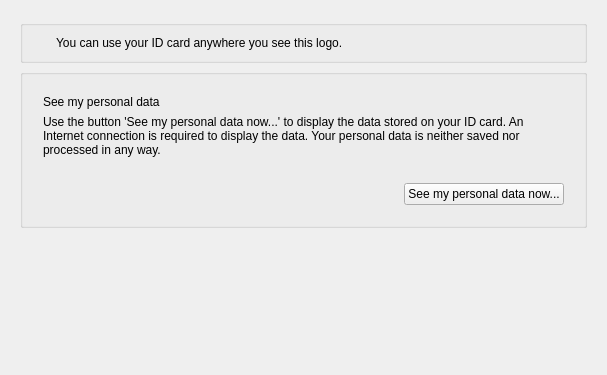
<?xml version="1.0" encoding="UTF-8"?>
<ui version="4.0">
 <class>SelfInformationWidget</class>
 <widget class="QWidget" name="SelfInformationWidget">
  <property name="geometry">
   <rect>
    <x>0</x>
    <y>0</y>
    <width>607</width>
    <height>375</height>
   </rect>
  </property>
  <layout class="QVBoxLayout" name="verticalLayout">
   <property name="leftMargin">
    <number>20</number>
   </property>
   <property name="topMargin">
    <number>20</number>
   </property>
   <property name="rightMargin">
    <number>20</number>
   </property>
   <property name="bottomMargin">
    <number>20</number>
   </property>
   <item>
    <widget class="QGroupBox" name="descriptionGroupBox">
     <layout class="QVBoxLayout" name="verticalLayout_3">
      <property name="leftMargin">
       <number>20</number>
      </property>
      <property name="topMargin">
       <number>10</number>
      </property>
      <property name="rightMargin">
       <number>20</number>
      </property>
      <property name="bottomMargin">
       <number>10</number>
      </property>
      <item>
       <layout class="QGridLayout" name="gridLayout" columnstretch="0,1">
        <item row="0" column="0">
         <widget class="QLabel" name="descriptionLogoLabel">
          <property name="focusPolicy">
           <enum>Qt::TabFocus</enum>
          </property>
          <property name="accessibleName">
           <string>eID Logo</string>
          </property>
          <property name="alignment">
           <set>Qt::AlignLeading|Qt::AlignLeft|Qt::AlignVCenter</set>
          </property>
         </widget>
        </item>
        <item row="0" column="1">
         <widget class="QLabel" name="descriptionLogoInfo">
          <property name="focusPolicy">
           <enum>Qt::TabFocus</enum>
          </property>
          <property name="text">
           <string>You can use your ID card anywhere you see this logo.</string>
          </property>
          <property name="wordWrap">
           <bool>true</bool>
          </property>
         </widget>
        </item>
       </layout>
      </item>
     </layout>
    </widget>
   </item>
   <item>
    <widget class="QGroupBox" name="actionGroupBox">
     <layout class="QVBoxLayout" name="verticalLayout_5">
      <property name="leftMargin">
       <number>20</number>
      </property>
      <property name="topMargin">
       <number>20</number>
      </property>
      <property name="rightMargin">
       <number>20</number>
      </property>
      <property name="bottomMargin">
       <number>20</number>
      </property>
      <item>
       <layout class="QGridLayout" name="gridLayout_2" columnstretch="0">
        <item row="0" column="0">
         <widget class="QLabel" name="titleLabel">
          <property name="focusPolicy">
           <enum>Qt::TabFocus</enum>
          </property>
          <property name="styleSheet">
           <string notr="true"/>
          </property>
          <property name="text">
           <string>See my personal data</string>
          </property>
          <property name="wordWrap">
           <bool>true</bool>
          </property>
         </widget>
        </item>
       </layout>
      </item>
      <item>
       <widget class="QLabel" name="descriptionLabel">
        <property name="focusPolicy">
         <enum>Qt::TabFocus</enum>
        </property>
        <property name="text">
         <string>Use the button 'See my personal data now...' to display the data stored on your ID card. An Internet connection is required to display the data. Your personal data is neither saved nor processed in any way.</string>
        </property>
        <property name="wordWrap">
         <bool>true</bool>
        </property>
       </widget>
      </item>
      <item>
       <widget class="QWidget" name="widget" native="true">
        <layout class="QHBoxLayout" name="horizontalLayout_2">
         <property name="spacing">
          <number>0</number>
         </property>
         <property name="leftMargin">
          <number>0</number>
         </property>
         <property name="topMargin">
          <number>0</number>
         </property>
         <property name="rightMargin">
          <number>0</number>
         </property>
         <property name="bottomMargin">
          <number>0</number>
         </property>
         <item>
          <layout class="QHBoxLayout" name="horizontalLayout">
           <property name="topMargin">
            <number>20</number>
           </property>
           <item>
            <spacer name="horizontalSpacer">
             <property name="orientation">
              <enum>Qt::Horizontal</enum>
             </property>
             <property name="sizeHint" stdset="0">
              <size>
               <width>40</width>
               <height>20</height>
              </size>
             </property>
            </spacer>
           </item>
           <item>
            <widget class="QPushButton" name="selfAuthenticationButton">
             <property name="sizePolicy">
              <sizepolicy hsizetype="Fixed" vsizetype="Fixed">
               <horstretch>0</horstretch>
               <verstretch>0</verstretch>
              </sizepolicy>
             </property>
             <property name="text">
              <string>See my personal data now...</string>
             </property>
            </widget>
           </item>
          </layout>
         </item>
        </layout>
       </widget>
      </item>
     </layout>
    </widget>
   </item>
   <item>
    <spacer name="verticalSpacer">
     <property name="orientation">
      <enum>Qt::Vertical</enum>
     </property>
     <property name="sizeHint" stdset="0">
      <size>
       <width>20</width>
       <height>40</height>
      </size>
     </property>
    </spacer>
   </item>
  </layout>
 </widget>
 <resources/>
 <connections/>
</ui>
